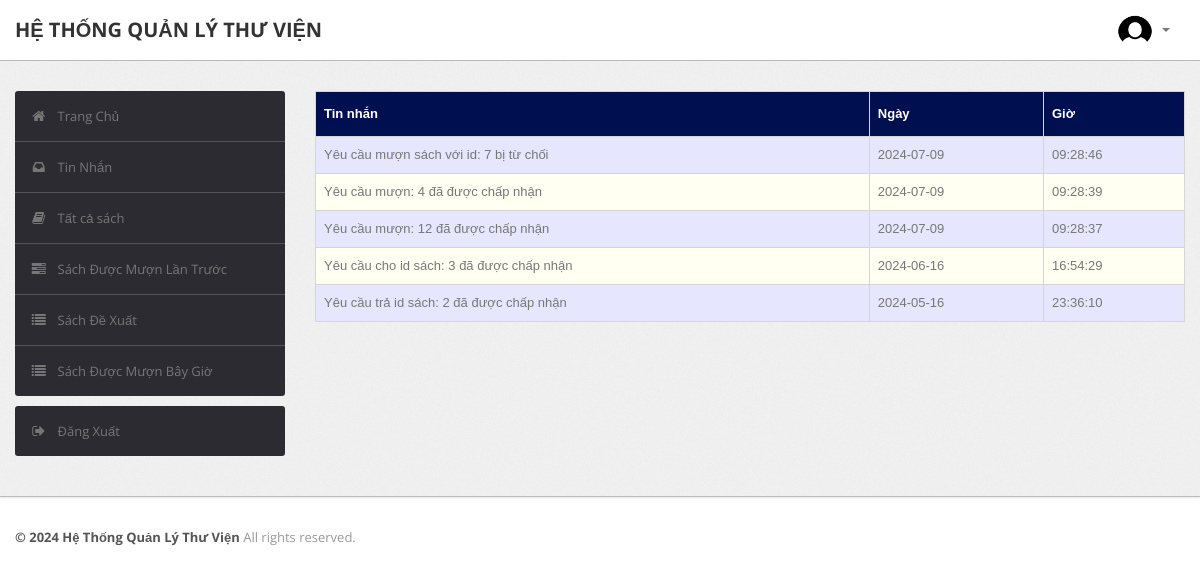
Page /student/message.php (signed in) on the earlier database version.
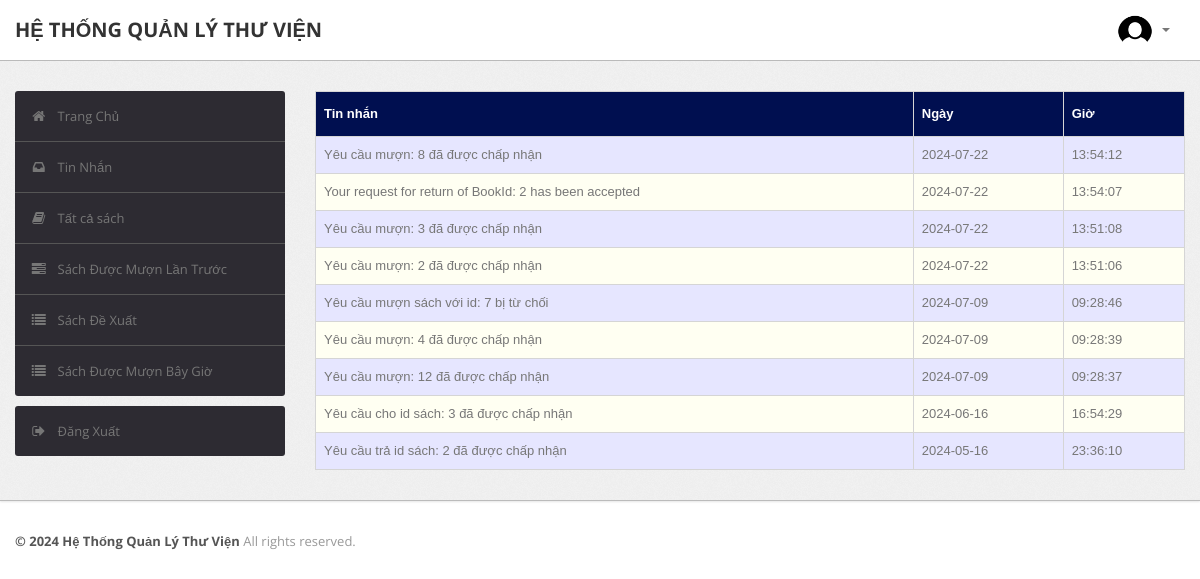
Same page on the later database version.
### tables this page shows
CREATE TABLE `message` (
  `M_Id` int(10) NOT NULL,
  `RollNo` varchar(50) DEFAULT NULL,
  `Msg` varchar(255) DEFAULT NULL,
  `Date` date DEFAULT NULL,
  `Time` time DEFAULT NULL
);

### student/message.php (the view, shortened to what this page needs)
<?php
require('dbconn.php');
?>
<?php
if ($_SESSION['RollNo']) {
    ?>
<!DOCTYPE html>
<html lang="en">
    <head>
        <link type="text/css" href="bootstrap/css/bootstrap.min.css" rel="stylesheet">
        <link type="text/css" href="bootstrap/css/bootstrap-responsive.min.css" rel="stylesheet">
        <link type="text/css" href="css/theme.css" rel="stylesheet">
        <link type="text/css" href="images/icons/css/font-awesome.css" rel="stylesheet">
    </head>
    <body>
        <div class="navbar navbar-fixed-top">
            <div class="navbar-inner">
                <div class="container">
                        <a class="brand" href="index.php">HỆ THỐNG QUẢN LÝ THƯ VIỆN</a>
                    <div class="nav-collapse collapse navbar-inverse-collapse">
                        <ul class="nav pull-right">
                            <li class="nav-user dropdown"><a href="#" class="dropdown-toggle" data-toggle="dropdown">
                                <img src="images/user.png" class="nav-avatar" />
                                <b class="caret"></b></a>
                            </li>
                        </ul>
                    </div>
                </div>
            </div>
        </div>
        <div class="wrapper">
            <div class="container">
                <div class="row">
                    <div class="span3">
                        <div class="sidebar">
                            <ul class="widget widget-menu unstyled">
                                <li class="active"><a href="index.php"><i class="menu-icon icon-home"></i>Trang Chủ
                                </a></li>
                                 <li><a href="message.php"><i class="menu-icon icon-inbox"></i>Tin Nhắn</a>
                                </li>
                                <li><a href="book.php"><i class="menu-icon icon-book"></i>Tất cả sách </a></li>
                                <li><a href="history.php"><i class="menu-icon icon-tasks"></i>Sách Được Mượn Lần Trước </a></li>
                                <li><a href="recommendations.php"><i class="menu-icon icon-list"></i>Sách Đề Xuất </a></li>
                                <li><a href="current.php"><i class="menu-icon icon-list"></i>Sách Được Mượn Bây Giờ </a></li>
                            </ul>
                            <ul class="widget widget-menu unstyled">
                                <li><a href="logout.php"><i class="menu-icon icon-signout"></i>Đăng Xuất </a></li>
                            </ul>
                        </div>
                    </div>
                    <div class="span9">
                        <table class="table" id = "tables">
                                  <thead>
                                    <tr>
                                      <th>Tin nhắn</th>
                                      <th>Ngày</th>
                                      <th>Giờ</th>
                                    </tr>
                                  </thead>
                                  <tbody>
                                    <?php
                                    $rollno=$_SESSION['RollNo'];
                            $sql="select * from LMS.message where RollNo='$rollno' order by Date DESC,Time DESC";
                            $result=$conn->query($sql);
                            while($row=$result->fetch_assoc())
                            {
                                $msg=$row['Msg'];
                                $date=$row['Date'];
                                $time=$row['Time'];
                            ?>
                                    <tr>
                                      <td><?php echo $msg ?></td>
                                      <td><?php echo $date ?></td>
                                      <td><?php echo $time ?></td>
                                    </tr>
                               <?php } ?>
                               </tbody>
                                </table>
                            </div>
                </div>
            </div>
        </div>
<div class="footer">
            <div class="container">
                <b class="copyright">&copy; 2024 Hệ Thống Quản Lý Thư Viện </b>All rights reserved.
            </div>
        </div>
    </body>
</html>
<?php }
else {
    echo "<script type='text/javascript'>alert('Access Denied!!!')</script>";
} ?>

Differences in the rows shown:
added message: Msg "Yêu cầu mượn: 8 đã được chấp nhận", Date "2024-07-22", Time "13:54:12"
added message: Msg "Your request for return of BookId: 2 has been accepted", Date "2024-07-22", Time "13:54:07"
added message: Msg "Yêu cầu mượn: 3 đã được chấp nhận", Date "2024-07-22", Time "13:51:08"
added message: Msg "Yêu cầu mượn: 2 đã được chấp nhận", Date "2024-07-22", Time "13:51:06"
